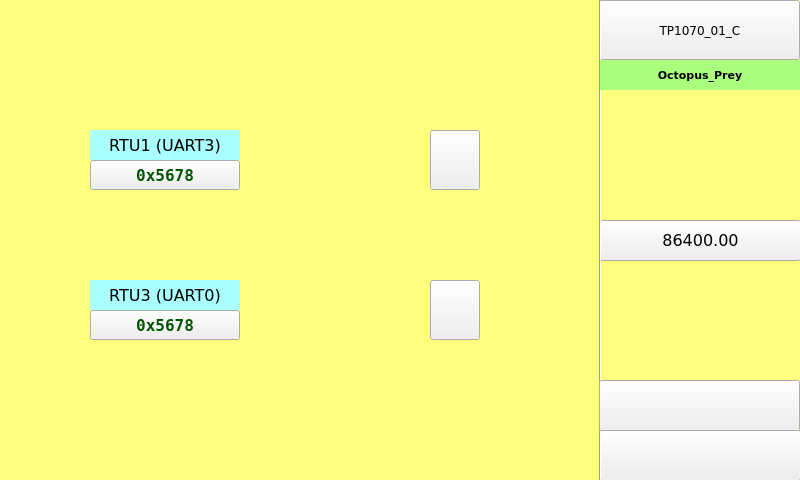
<?xml version="1.0" encoding="UTF-8"?>
<ui version="4.0">
<class>page100</class>
<widget class="QWidget" name="page100">
<property name="geometry">
<rect>
<x>0</x>
<y>0</y>
<width>800</width>
<height>480</height>
</rect>
</property>
<property name="minimumSize">
<size>
<width>800</width>
<height>480</height>
</size>
</property>
<property name="maximumSize">
<size>
<width>800</width>
<height>480</height>
</size>
</property>
<property name="windowTitle">
<string>page100</string>
</property>
<property name="styleSheet">
<string notr="true">QWidget#page100
{
background-color: rgb(255, 255, 127);
}</string>
</property>
<widget class="ATCMled" name="atcmLed_26">
<property name="geometry">
<rect>
<x>310</x>
<y>130</y>
<width>50</width>
<height>60</height>
</rect>
</property>
<property name="toolTip">
<string>RTU_RTU_RD</string>
</property>
<property name="whatsThis">
<string>ATCMled widget</string>
</property>
<property name="font">
<font>
<family>DejaVu Sans</family>
<pointsize>6</pointsize>
</font>
</property>
<property name="variable">
<string>RTU_RTU_RD</string>
</property>
<property name="refresh">
<number>500</number>
</property>
<property name="viewStatus">
<bool>false</bool>
</property>
<property name="visibilityVar">
<string/>
</property>
<property name="onIcon">
<iconset>
<normaloff>:/on.png</normaloff>:/on.png</iconset>
</property>
<property name="offIcon">
<iconset>
<normaloff>:/off.png</normaloff>:/off.png</iconset>
</property>
</widget>
<widget class="ATCMlabel" name="atcmLabel_PLC_time_2">
<property name="geometry">
<rect>
<x>600</x>
<y>220</y>
<width>201</width>
<height>41</height>
</rect>
</property>
<property name="font">
<font>
<family>DejaVu Sans</family>
<pointsize>12</pointsize>
<weight>50</weight>
<bold>false</bold>
</font>
</property>
<property name="text">
<string>86400.00</string>
</property>
<property name="toolTip">
<string>PLC_time</string>
</property>
<property name="whatsThis">
<string>ATCMlabel widget</string>
</property>
<property name="variable">
<string>PLC_time</string>
</property>
<property name="refresh">
<number>500</number>
</property>
<property name="max">
<string>0</string>
</property>
<property name="min">
<string>0</string>
</property>
<property name="viewStatus">
<bool>false</bool>
</property>
<property name="visibilityVar">
<string/>
</property>
<property name="bgColor">
<color>
<red>170</red>
<green>255</green>
<blue>255</blue>
</color>
</property>
<property name="borderWidth">
<number>0</number>
</property>
<property name="borderRadius">
<number>0</number>
</property>
</widget>
<widget class="ATCMled" name="atcmLed_27">
<property name="geometry">
<rect>
<x>310</x>
<y>280</y>
<width>50</width>
<height>60</height>
</rect>
</property>
<property name="toolTip">
<string>TPLC005_DigIn_3</string>
</property>
<property name="whatsThis">
<string>ATCMled widget</string>
</property>
<property name="font">
<font>
<family>DejaVu Sans</family>
<pointsize>6</pointsize>
</font>
</property>
<property name="variable">
<string>TPLC005_DigIn_3</string>
</property>
<property name="refresh">
<number>500</number>
</property>
<property name="viewStatus">
<bool>false</bool>
</property>
<property name="visibilityVar">
<string/>
</property>
<property name="onIcon">
<iconset>
<normaloff>:/on.png</normaloff>:/on.png</iconset>
</property>
<property name="offIcon">
<iconset>
<normaloff>:/off.png</normaloff>:/off.png</iconset>
</property>
</widget>
<widget class="QLabel" name="label_31">
<property name="geometry">
<rect>
<x>90</x>
<y>280</y>
<width>150</width>
<height>30</height>
</rect>
</property>
<property name="font">
<font>
<family>DejaVu Sans</family>
<pointsize>12</pointsize>
<weight>50</weight>
<bold>false</bold>
</font>
</property>
<property name="styleSheet">
<string notr="true">background-color: rgb(170, 255, 255);</string>
</property>
<property name="text">
<string>RTU3 (UART0)</string>
</property>
<property name="alignment">
<set>Qt::AlignCenter</set>
</property>
</widget>
<widget class="ATCMbutton" name="atcmButton_7">
<property name="geometry">
<rect>
<x>430</x>
<y>130</y>
<width>50</width>
<height>60</height>
</rect>
</property>
<property name="font">
<font>
<family>DejaVu Sans</family>
<pointsize>8</pointsize>
</font>
</property>
<property name="checkable">
<bool>true</bool>
</property>
<property name="toolTip">
<string>RTU_RTU_WR</string>
</property>
<property name="whatsThis">
<string>ATCMbutton widget</string>
</property>
<property name="pageName">
<string/>
</property>
<property name="passwordVar">
<string/>
</property>
<property name="statusvar">
<string>RTU_RTU_WR</string>
</property>
<property name="viewStatus">
<bool>false</bool>
</property>
<property name="visibilityVar">
<string/>
</property>
<property name="bgColor">
<color>
<red>255</red>
<green>0</green>
<blue>0</blue>
</color>
</property>
<property name="bgPressColor">
<color>
<red>85</red>
<green>255</green>
<blue>0</blue>
</color>
</property>
<property name="text">
<string/>
</property>
<property name="pressText">
<string/>
</property>
<property name="borderWidth">
<number>0</number>
</property>
<property name="borderRadius">
<number>0</number>
</property>
<property name="apparence">
<enum>QFrame::Raised</enum>
</property>
</widget>
<widget class="ATCMtime" name="atcmTime_2">
<property name="geometry">
<rect>
<x>600</x>
<y>430</y>
<width>201</width>
<height>51</height>
</rect>
</property>
<property name="font">
<font>
<family>DejaVu Sans</family>
<pointsize>12</pointsize>
</font>
</property>
<property name="toolTip">
<string>ATCM QTime</string>
</property>
<property name="whatsThis">
<string>ATCMtime widget</string>
</property>
<property name="bgColor">
<color>
<red>170</red>
<green>255</green>
<blue>127</blue>
</color>
</property>
<property name="borderWidth">
<number>0</number>
</property>
<property name="borderRadius">
<number>0</number>
</property>
</widget>
<widget class="ATCMlabel" name="atcmLabel_42">
<property name="geometry">
<rect>
<x>90</x>
<y>160</y>
<width>150</width>
<height>30</height>
</rect>
</property>
<property name="font">
<font>
<family>DejaVu Sans Mono</family>
<pointsize>12</pointsize>
<weight>75</weight>
<bold>true</bold>
</font>
</property>
<property name="text">
<string>0x5678</string>
</property>
<property name="styleSheet">
<string notr="true">color: rgb(0, 85, 0);</string>
</property>
<property name="toolTip">
<string>RTU_HEARTBEAT</string>
</property>
<property name="whatsThis">
<string>ATCMlabel widget</string>
</property>
<property name="variable">
<string>RTU_HEARTBEAT</string>
</property>
<property name="refresh">
<number>200</number>
</property>
<property name="max">
<string>0</string>
</property>
<property name="min">
<string>0</string>
</property>
<property name="viewStatus">
<bool>false</bool>
</property>
<property name="visibilityVar">
<string/>
</property>
<property name="bgColor">
<color>
<red>170</red>
<green>255</green>
<blue>255</blue>
</color>
</property>
<property name="fontColor">
<color>
<red>0</red>
<green>0</green>
<blue>0</blue>
</color>
</property>
<property name="borderWidth">
<number>0</number>
</property>
<property name="borderRadius">
<number>0</number>
</property>
<property name="format">
<enum>ATCMlabel::Dec</enum>
</property>
</widget>
<widget class="ATCMlabel" name="atcmLabel_43">
<property name="geometry">
<rect>
<x>90</x>
<y>310</y>
<width>150</width>
<height>30</height>
</rect>
</property>
<property name="font">
<font>
<family>DejaVu Sans Mono</family>
<pointsize>12</pointsize>
<weight>75</weight>
<bold>true</bold>
</font>
</property>
<property name="text">
<string>0x5678</string>
</property>
<property name="styleSheet">
<string notr="true">color: rgb(0, 85, 0);</string>
</property>
<property name="toolTip">
<string>TPLC005_LIFETIME</string>
</property>
<property name="whatsThis">
<string>ATCMlabel widget</string>
</property>
<property name="variable">
<string>TPLC005_LIFETIME</string>
</property>
<property name="refresh">
<number>200</number>
</property>
<property name="max">
<string>0</string>
</property>
<property name="min">
<string>0</string>
</property>
<property name="viewStatus">
<bool>false</bool>
</property>
<property name="visibilityVar">
<string/>
</property>
<property name="bgColor">
<color>
<red>170</red>
<green>255</green>
<blue>255</blue>
</color>
</property>
<property name="fontColor">
<color>
<red>0</red>
<green>0</green>
<blue>0</blue>
</color>
</property>
<property name="borderWidth">
<number>0</number>
</property>
<property name="borderRadius">
<number>0</number>
</property>
<property name="format">
<enum>ATCMlabel::Dec</enum>
</property>
</widget>
<widget class="ATCMbutton" name="atcmButton_8">
<property name="geometry">
<rect>
<x>430</x>
<y>280</y>
<width>50</width>
<height>60</height>
</rect>
</property>
<property name="font">
<font>
<family>DejaVu Sans</family>
<pointsize>8</pointsize>
</font>
</property>
<property name="checkable">
<bool>true</bool>
</property>
<property name="toolTip">
<string>TPLC005_DigOut_4</string>
</property>
<property name="whatsThis">
<string>ATCMbutton widget</string>
</property>
<property name="pageName">
<string/>
</property>
<property name="passwordVar">
<string/>
</property>
<property name="statusvar">
<string>TPLC005_DigOut_4</string>
</property>
<property name="viewStatus">
<bool>false</bool>
</property>
<property name="visibilityVar">
<string/>
</property>
<property name="bgColor">
<color>
<red>255</red>
<green>0</green>
<blue>0</blue>
</color>
</property>
<property name="bgPressColor">
<color>
<red>85</red>
<green>255</green>
<blue>0</blue>
</color>
</property>
<property name="text">
<string/>
</property>
<property name="pressText">
<string/>
</property>
<property name="borderWidth">
<number>0</number>
</property>
<property name="borderRadius">
<number>0</number>
</property>
<property name="apparence">
<enum>QFrame::Raised</enum>
</property>
</widget>
<widget class="ATCMbutton" name="atcmButton_6">
<property name="geometry">
<rect>
<x>600</x>
<y>0</y>
<width>200</width>
<height>60</height>
</rect>
</property>
<property name="font">
<font>
<family>DejaVu Sans</family>
<pointsize>9</pointsize>
<weight>50</weight>
<bold>false</bold>
</font>
</property>
<property name="toolTip">
<string/>
</property>
<property name="whatsThis">
<string>ATCMbutton widget</string>
</property>
<property name="pageName">
<string>menu</string>
</property>
<property name="statusvar">
<string/>
</property>
<property name="viewStatus">
<bool>false</bool>
</property>
<property name="refresh">
<number>200</number>
</property>
<property name="visibilityVar">
<string/>
</property>
<property name="bgColor">
<color>
<red>170</red>
<green>255</green>
<blue>255</blue>
</color>
</property>
<property name="borderColor">
<color>
<red>0</red>
<green>0</green>
<blue>0</blue>
</color>
</property>
<property name="text">
<string>TP1070_01_C</string>
</property>
<property name="pressText">
<string>TP1070_01_C</string>
</property>
<property name="borderWidth">
<number>1</number>
</property>
<property name="borderRadius">
<number>0</number>
</property>
<property name="apparence">
<enum>QFrame::Raised</enum>
</property>
</widget>
<widget class="Line" name="line_6">
<property name="geometry">
<rect>
<x>590</x>
<y>0</y>
<width>20</width>
<height>481</height>
</rect>
</property>
<property name="font">
<font>
<family>DejaVu Sans</family>
<pointsize>8</pointsize>
</font>
</property>
<property name="orientation">
<enum>Qt::Vertical</enum>
</property>
</widget>
<widget class="ATCMdate" name="atcmDate_2">
<property name="geometry">
<rect>
<x>599</x>
<y>380</y>
<width>201</width>
<height>51</height>
</rect>
</property>
<property name="font">
<font>
<family>DejaVu Sans</family>
<pointsize>12</pointsize>
</font>
</property>
<property name="toolTip">
<string>ATCM QDate</string>
</property>
<property name="whatsThis">
<string>ATCMdate widget</string>
</property>
<property name="bgColor">
<color>
<red>170</red>
<green>255</green>
<blue>127</blue>
</color>
</property>
<property name="borderWidth">
<number>0</number>
</property>
<property name="borderRadius">
<number>0</number>
</property>
</widget>
<widget class="QLabel" name="label_Qt_Project">
<property name="geometry">
<rect>
<x>600</x>
<y>60</y>
<width>200</width>
<height>30</height>
</rect>
</property>
<property name="font">
<font>
<family>DejaVu Sans</family>
<pointsize>8</pointsize>
<weight>75</weight>
<bold>true</bold>
</font>
</property>
<property name="styleSheet">
<string notr="true">background-color: rgb(170, 255, 127);</string>
</property>
<property name="text">
<string>Octopus_Prey</string>
</property>
<property name="alignment">
<set>Qt::AlignCenter</set>
</property>
</widget>
<widget class="QLabel" name="label_30">
<property name="geometry">
<rect>
<x>90</x>
<y>130</y>
<width>150</width>
<height>30</height>
</rect>
</property>
<property name="font">
<font>
<family>DejaVu Sans</family>
<pointsize>12</pointsize>
<weight>50</weight>
<bold>false</bold>
</font>
</property>
<property name="styleSheet">
<string notr="true">background-color: rgb(170, 255, 255);</string>
</property>
<property name="text">
<string>RTU1 (UART3)</string>
</property>
<property name="alignment">
<set>Qt::AlignCenter</set>
</property>
</widget>
</widget>
<customwidgets>
<customwidget>
<class>ATCMbutton</class>
<extends>QPushButton</extends>
<header>atcmplugin.h</header>
</customwidget>
<customwidget>
<class>ATCMdate</class>
<extends>QPushButton</extends>
<header>atcmplugin.h</header>
</customwidget>
<customwidget>
<class>ATCMlabel</class>
<extends>QPushButton</extends>
<header>atcmplugin.h</header>
</customwidget>
<customwidget>
<class>ATCMled</class>
<extends>QLabel</extends>
<header>atcmplugin.h</header>
</customwidget>
<customwidget>
<class>ATCMtime</class>
<extends>QPushButton</extends>
<header>atcmplugin.h</header>
</customwidget>
</customwidgets>
<resources/>
 <connections>
  <connection>
   <sender>atcmButton_6</sender>
   <signal>newPage(const char*,bool)</signal>
   <receiver>page100</receiver>
   <slot>goto_page(const char*,bool)</slot>
  </connection>
 </connections>
<slots>
<slot>goto_page(const char*,bool)</slot>
</slots>
</ui>
